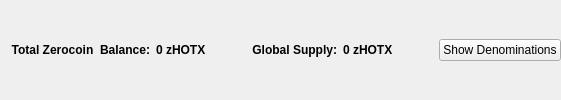
                       <widget class="QFrame" name="balanceSupplyFrame">
                        <layout class="QHBoxLayout" name="horizontalLayout_2" stretch="0,0,0,1,0">
                         <property name="rightMargin">
                          <number>0</number>
                         </property>
                         <item>
                          <layout class="QHBoxLayout" name="horizontalLayout_34">
                           <item>
                            <widget class="QLabel" name="labelzAvailableText_3">
                             <property name="font">
                              <font>
                               <weight>75</weight>
                               <bold>true</bold>
                              </font>
                             </property>
                             <property name="toolTip">
                              <string>Total Balance including unconfirmed and immature zHOTX</string>
                             </property>
                             <property name="text">
                              <string>Total Zerocoin  Balance:</string>
                             </property>
                             <property name="alignment">
                              <set>Qt::AlignRight|Qt::AlignTrailing|Qt::AlignVCenter</set>
                             </property>
                            </widget>
                           </item>
                           <item>
                            <widget class="QLabel" name="labelzAvailableAmount_4">
                             <property name="minimumSize">
                              <size>
                               <width>40</width>
                               <height>0</height>
                              </size>
                             </property>
                             <property name="font">
                              <font>
                               <weight>75</weight>
                               <bold>true</bold>
                              </font>
                             </property>
                             <property name="toolTip">
                              <string>Total Balance including unconfirmed and immature zHOTX</string>
                             </property>
                             <property name="text">
                              <string>0 zHOTX</string>
                             </property>
                             <property name="alignment">
                              <set>Qt::AlignLeading|Qt::AlignLeft|Qt::AlignVCenter</set>
                             </property>
                            </widget>
                           </item>
                          </layout>
                         </item>
                         <item>
                          <spacer name="horizontalSpacer_32">
                           <property name="orientation">
                            <enum>Qt::Horizontal</enum>
                           </property>
                           <property name="sizeHint" stdset="0">
                            <size>
                             <width>40</width>
                             <height>20</height>
                            </size>
                           </property>
                          </spacer>
                         </item>
                         <item>
                          <layout class="QHBoxLayout" name="horizontalLayout_35">
                           <item>
                            <widget class="QLabel" name="labelZsupplyText_2">
                             <property name="font">
                              <font>
                               <weight>75</weight>
                               <bold>true</bold>
                              </font>
                             </property>
                             <property name="text">
                              <string>Global Supply:</string>
                             </property>
                             <property name="alignment">
                              <set>Qt::AlignRight|Qt::AlignTrailing|Qt::AlignVCenter</set>
                             </property>
                            </widget>
                           </item>
                           <item>
                            <widget class="QLabel" name="labelZsupplyAmount_2">
                             <property name="font">
                              <font>
                               <weight>75</weight>
                               <bold>true</bold>
                              </font>
                             </property>
                             <property name="text">
                              <string>0 zHOTX</string>
                             </property>
                            </widget>
                           </item>
                          </layout>
                         </item>
                         <item>
                          <spacer name="horizontalSpacer_31">
                           <property name="orientation">
                            <enum>Qt::Horizontal</enum>
                           </property>
                           <property name="sizeHint" stdset="0">
                            <size>
                             <width>40</width>
                             <height>20</height>
                            </size>
                           </property>
                          </spacer>
                         </item>
                         <item>
                          <widget class="QPushButton" name="pushButtonShowDenoms">
                           <property name="toolTip">
                            <string>Show zHOTX denominations list</string>
                           </property>
                           <property name="text">
                            <string>Show Denominations</string>
                           </property>
                          </widget>
                         </item>
                        </layout>
                       </widget>
